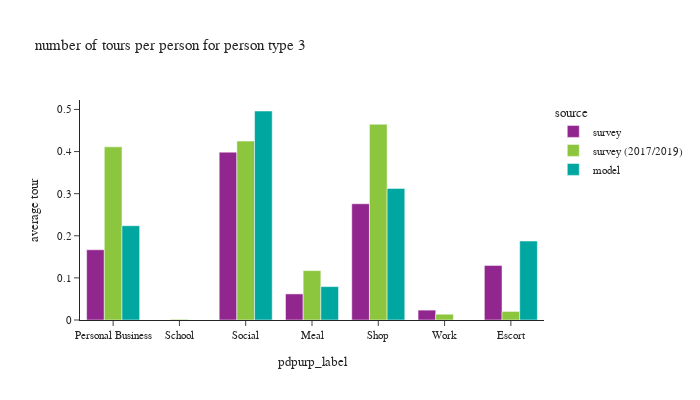

The cell this chart's notebook holds for it:
### Code cell
plot_by_pptyp(df_tour, '3')

### Figure 1 — Plotly figure (JSON) as saved in the notebook; plotly's stock layout.template omitted (floating-point values rounded to 4 significant figures)
{"data": [{"alignmentgroup": "True", "hovertemplate": "source=survey<br>pdpurp_label=%{x}<br>average tour=%{y}<extra></extra>", "legendgroup": "survey", "marker": {"color": "#91268F", "pattern": {"shape": ""}}, "name": "survey", "offsetgroup": "survey", "orientation": "v", "showlegend": true, "textposition": "auto", "type": "bar", "x": ["Personal Business", "School", "Social", "Meal", "Shop", "Work", "Escort"], "xaxis": "x", "y": [0.1669, 6.662e-05, 0.3987, 0.06195, 0.2761, 0.02349, 0.1297], "yaxis": "y"}, {"alignmentgroup": "True", "hovertemplate": "source=survey (2017/2019)<br>pdpurp_label=%{x}<br>average tour=%{y}<extra></extra>", "legendgroup": "survey (2017/2019)", "marker": {"color": "#8CC63E", "pattern": {"shape": ""}}, "name": "survey (2017/2019)", "offsetgroup": "survey (2017/2019)", "orientation": "v", "showlegend": true, "textposition": "auto", "type": "bar", "x": ["Shop", "Meal", "Escort", "Social", "Personal Business", "Work", "School"], "xaxis": "x", "y": [0.465, 0.1173, 0.02035, 0.4249, 0.4111, 0.01375, 0.001582], "yaxis": "y"}, {"alignmentgroup": "True", "hovertemplate": "source=model<br>pdpurp_label=%{x}<br>average tour=%{y}<extra></extra>", "legendgroup": "model", "marker": {"color": "#00A7A0", "pattern": {"shape": ""}}, "name": "model", "offsetgroup": "model", "orientation": "v", "showlegend": true, "textposition": "auto", "type": "bar", "x": ["Personal Business", "Social", "Meal", "Shop", "Escort"], "xaxis": "x", "y": [0.224, 0.4963, 0.07931, 0.3126, 0.1876], "yaxis": "y"}], "layout": {"barmode": "group", "font": {"size": 11}, "height": 400, "legend": {"title": {"text": "source"}, "tracegroupgap": 0}, "title": {"text": "number of tours per person for person type 3"}, "width": 700, "xaxis": {"anchor": "y", "domain": [0.0, 1.0], "title": {"text": "pdpurp_label"}}, "yaxis": {"anchor": "x", "domain": [0.0, 1.0], "tickformat": ".2", "title": {"text": "average tour"}}}}
